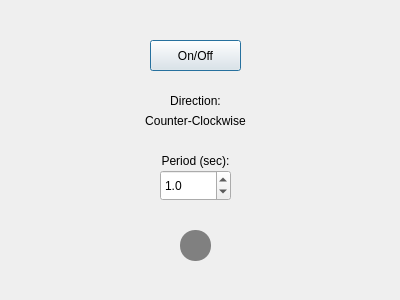
<?xml version="1.0" encoding="UTF-8"?>
<ui version="4.0">
 <class>Dialog</class>
 <widget class="QDialog" name="Dialog">
  <property name="geometry">
   <rect>
    <x>0</x>
    <y>0</y>
    <width>400</width>
    <height>300</height>
   </rect>
  </property>
  <property name="windowTitle">
   <string>Motor Control</string>
  </property>
  <widget class="QPushButton" name="powerButton">
   <property name="geometry">
    <rect>
     <x>150</x>
     <y>40</y>
     <width>91</width>
     <height>31</height>
    </rect>
   </property>
   <property name="text">
    <string>On/Off</string>
   </property>
   <property name="checkable">
    <bool>true</bool>
   </property>
  </widget>
  <widget class="QLabel" name="directionLabel">
   <property name="geometry">
    <rect>
     <x>120</x>
     <y>110</y>
     <width>151</width>
     <height>21</height>
    </rect>
   </property>
   <property name="text">
    <string>Counter-Clockwise</string>
   </property>
   <property name="alignment">
    <set>Qt::AlignCenter</set>
   </property>
  </widget>
  <widget class="QDoubleSpinBox" name="periodSpinBox">
   <property name="geometry">
    <rect>
     <x>160</x>
     <y>170</y>
     <width>71</width>
     <height>31</height>
    </rect>
   </property>
   <property name="decimals">
    <number>1</number>
   </property>
   <property name="singleStep">
    <double>0.100000000000000</double>
   </property>
   <property name="value">
    <double>1.000000000000000</double>
   </property>
  </widget>
  <widget class="QPushButton" name="virtualLED">
   <property name="enabled">
    <bool>false</bool>
   </property>
   <property name="geometry">
    <rect>
     <x>180</x>
     <y>230</y>
     <width>31</width>
     <height>31</height>
    </rect>
   </property>
   <property name="styleSheet">
    <string notr="true">QPushButton {
background-color: gray;
border-radius: 15px;
}
QPushButton:checked {
background-color: blue;
border-radius: 15px;
}</string>
   </property>
   <property name="text">
    <string/>
   </property>
   <property name="checkable">
    <bool>true</bool>
   </property>
  </widget>
  <widget class="QLabel" name="label_3">
   <property name="geometry">
    <rect>
     <x>120</x>
     <y>90</y>
     <width>151</width>
     <height>21</height>
    </rect>
   </property>
   <property name="text">
    <string>Direction:</string>
   </property>
   <property name="alignment">
    <set>Qt::AlignCenter</set>
   </property>
  </widget>
  <widget class="QLabel" name="label_4">
   <property name="geometry">
    <rect>
     <x>120</x>
     <y>150</y>
     <width>151</width>
     <height>21</height>
    </rect>
   </property>
   <property name="text">
    <string>Period (sec):</string>
   </property>
   <property name="alignment">
    <set>Qt::AlignCenter</set>
   </property>
  </widget>
 </widget>
 <resources/>
 <connections/>
</ui>
